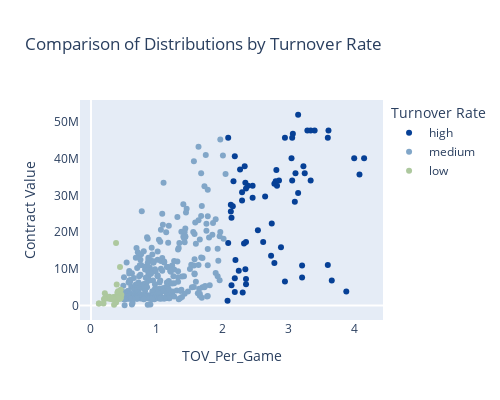

The notebook cell this image was saved under:
### Markdown cell above
In the cell above we can see that players with high assist rates (>4.2 per game) tend to earn more money. This sample does include the entire population so the medium and low rate are representative.

### Code cell
#create a new column called 'TO_Rate' that categorizes 'TOV_per_game'
conditions = [
    regression_df['TOV_Per_Game'].round(2) >= 2.07,
    (regression_df['TOV_Per_Game'].round(2) < 2.07) & 
    (regression_df['TOV_Per_Game'].round(2) >= 0.47),
    regression_df['TOV_Per_Game'].round(2) < 0.47
]
values = ['high', 'medium', 'low']

# Create the 'AST_Rate' column based on the conditions
regression_df['TO_Rate'] = np.select(conditions, values, default=np.nan)

# Create boxplot
fig = px.scatter(regression_df, x='TOV_Per_Game', y='Current_Contract',
             title='Comparison of Distributions by Turnover Rate',
             color ='TO_Rate',
             color_discrete_map={'high': '#064096', 'medium': '#81a6c8', 
                                 'low': '#adc89e'},
             labels={'TO_Rate': 'Turnover Rate', 
                     'Current_Contract': 'Contract Value'})

# Update layout
fig.update_layout(width=500, 
                  height=400,
                  xaxis=dict(showgrid=False), 
                  yaxis=dict(showgrid=False))

# Show the plot
fig.show()

#print the correlation metric
print(regression_df[['TOV_Per_Game','Current_Contract']].corr())

### Figure 1 — Plotly figure (JSON) as saved in the notebook; plotly's stock layout.template omitted (floating-point values rounded to 4 significant figures; data arrays with more than 128 entries replaced by an {"elided": "..."} marker saying what was removed)
{"data": [{"hovertemplate": "Turnover Rate=high<br>TOV_Per_Game=%{x}<br>Contract Value=%{y}<extra></extra>", "legendgroup": "high", "marker": {"color": "#064096", "symbol": "circle"}, "mode": "markers", "name": "high", "orientation": "v", "showlegend": true, "type": "scatter", "x": [3.14, 3.39, 3.33, 3.28, 3.6, 3.06, 3.59, 2.94, 2.08, 3.05, 2.18, 4.14, 3.99, 3.04, 3.22, 2.33, 2.26, 2.81, 3.24, 3.1, 4.07, 2.85, 3.33, 3.05, 2.8, 2.16, 2.34, 2.78, 2.82, 2.38, 2.45, 2.35, 2.29, 3.14, 2.64, 2.45, 2.29, 3.09, 2.12, 2.15, 2.12, 2.13, 2.74, 2.53, 2.35, 2.61, 2.08, 2.32, 2.88, 2.73, 2.19, 2.78, 3.59, 3.2, 2.34, 2.24, 3.2, 2.18, 2.35, 3.65, 2.94, 2.35, 2.13, 3.87, 2.18, 2.3, 2.07], "xaxis": "x", "y": [51915615, 47649433, 47607350, 47607350, 47607350, 46741590, 45640084, 45640084, 45640084, 45640084, 40600080, 40064220, 40064220, 40064220, 37893408, 37893408, 37037037, 36861707, 36016200, 36016200, 35640000, 34005250, 34005250, 34005250, 33833400, 33833400, 33386850, 33162030, 32600060, 32600060, 32600060, 31830357, 30800000, 30600000, 29682540, 29320988, 28600000, 28226880, 27455357, 27000000, 25568182, 23883929, 22321429, 20465117, 17325000, 17307693, 17000000, 16875000, 15860000, 13534817, 12405000, 11608080, 11055360, 10900635, 9891480, 9450000, 7614480, 7413955, 7252080, 6802950, 6587040, 5808435, 5539771, 3835738, 3695311, 3536280, 1300000], "yaxis": "y"}, {"hovertemplate": "Turnover Rate=medium<br>TOV_Per_Game=%{x}<br>Contract Value=%{y}<extra></extra>", "legendgroup": "medium", "marker": {"color": "#81a6c8", "symbol": "circle"}, "mode": "markers", "name": "medium", "orientation": "v", "showlegend": true, "type": "scatter", "x": {"elided": "313 float values"}, "xaxis": "x", "y": {"elided": "313 int values"}, "yaxis": "y"}, {"hovertemplate": "Turnover Rate=low<br>TOV_Per_Game=%{x}<br>Contract Value=%{y}<extra></extra>", "legendgroup": "low", "marker": {"color": "#adc89e", "symbol": "circle"}, "mode": "markers", "name": "low", "orientation": "v", "showlegend": true, "type": "scatter", "x": [0.38, 0.44, 0.39, 0.45, 0.41, 0.4, 0.21, 0.46, 0.28, 0.25, 0.44, 0.38, 0.35, 0.45, 0.35, 0.22, 0.29, 0.45, 0.43, 0.35, 0.38, 0.29, 0.32, 0.41, 0.3, 0.33, 0.26, 0.29, 0.33, 0.2, 0.43, 0.34, 0.2, 0.32, 0.38, 0.12, 0.19, 0.12, 0.35], "xaxis": "x", "y": [17000000, 10500000, 5709877, 4306281, 3918480, 3500000, 3350760, 2949120, 2421720, 2413304, 2400000, 2346614, 2337720, 2320440, 2303520, 2226240, 2019706, 2019706, 2019706, 2000000, 2000000, 1997238, 1997238, 1997238, 1927896, 1927896, 1901769, 1836096, 1836096, 1801769, 1799163, 1719864, 1719864, 1719864, 831385, 600000, 576230, 555217, 250000], "yaxis": "y"}], "layout": {"height": 400, "legend": {"title": {"text": "Turnover Rate"}, "tracegroupgap": 0}, "title": {"text": "Comparison of Distributions by Turnover Rate"}, "width": 500, "xaxis": {"anchor": "y", "autorange": true, "domain": [0, 1], "range": [-0.1674, 4.427], "showgrid": false, "title": {"text": "TOV_Per_Game"}, "type": "linear"}, "yaxis": {"anchor": "x", "autorange": true, "domain": [0, 1], "range": [-3920000.0, 55930000.0], "showgrid": false, "title": {"text": "Contract Value"}, "type": "linear"}}}
